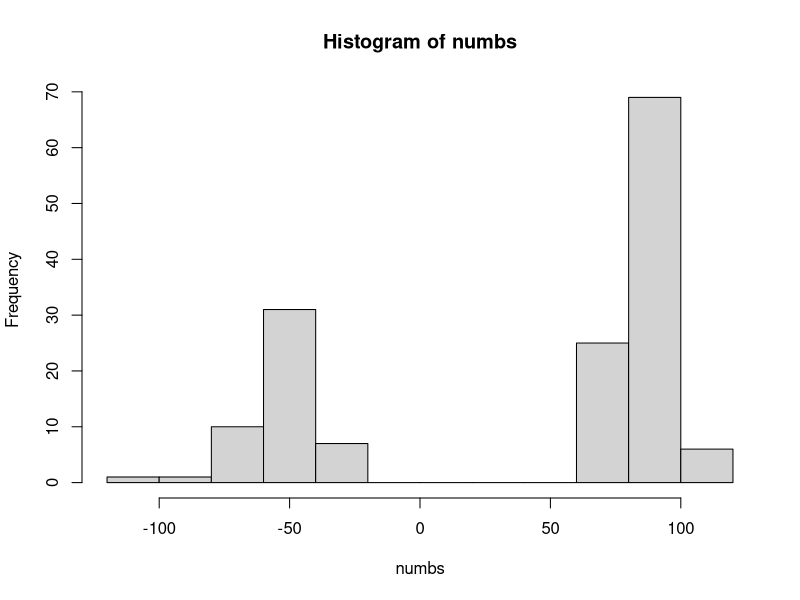

Here is the R script that generated this plot:
## ---- chunk 1
library(tidyverse)
f10 <- read_csv("ex3students/f10.csv", col_names=FALSE )
zoo <- read_csv("ex3students/zoo.csv")

## ---- chunk 2
numbs <- flatten_dbl(map(f10$X1, parse_number))
hist(numbs)
## ---- chunk 3
km<-kmeans(numbs,2, iter.max = 20)


## ---- chunk 4

kmeans(zoo, centers = 7)

